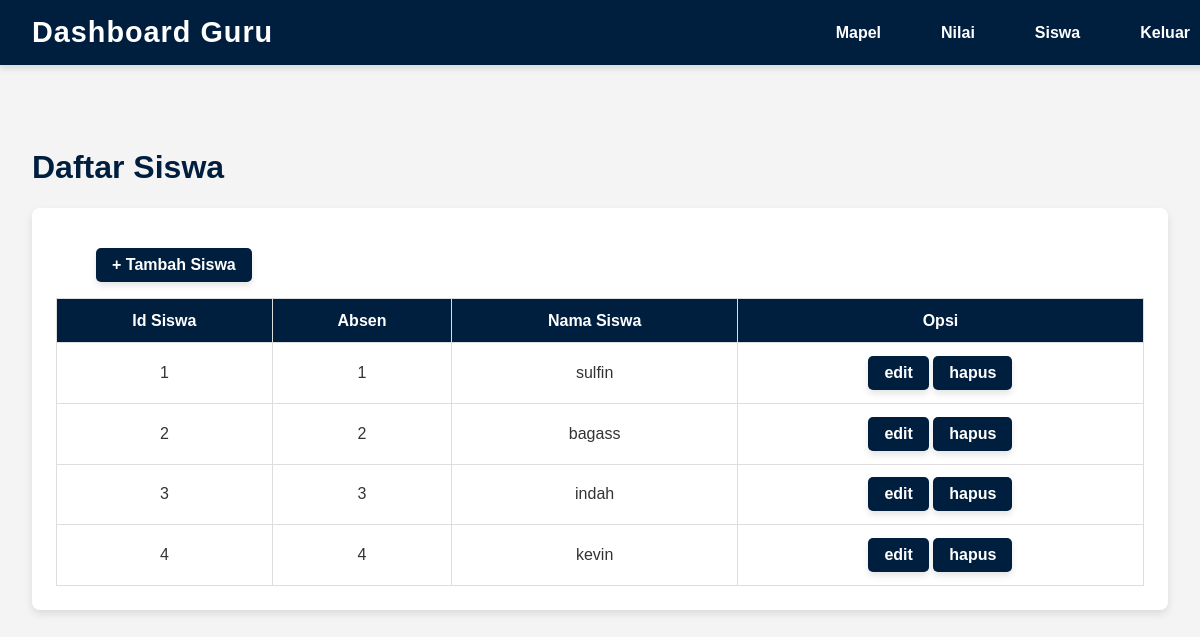
The app's page /siswa.php with its own data.
### tables this page shows
CREATE TABLE `siswa` (
  `id_siswa` int(11) NOT NULL,
  `absen` int(255) NOT NULL,
  `nama_siswa` varchar(255) NOT NULL
);

### siswa.php (the view, shortened to what this page needs)
<!DOCTYPE html>
<html lang="id">
<head>
</head>
<body>
    <header>
        <h1>Dashboard Guru</h1>
        <nav>
        <ul>
        <li><a href="mapel.php">Mapel</a></li>
                <li><a href="nilai.php">Nilai</a></li>
                <li><a href="siswa.php">Siswa</a></li>
                <li><a href="login.php">Keluar</a></li>
            </ul>
        </nav>
    </header>
    <main>
        <h1>Daftar Siswa</h1>
        <div class="data">
            <table>
                <ul>
                    <li> <a href="tambah_siswa.php">+ Tambah Siswa</a> </li>
                </ul>
                <tr>
                    <th>Id Siswa</th>
                    <th>Absen</th>
                    <th>Nama Siswa</th>
                    <th>Opsi</th>
                </tr>
                <?php
                include 'koneksi.php';
                $siakad = mysqli_query($conn, "SELECT * FROM siswa");
                while ($d = mysqli_fetch_array($siakad)) {
                    ?>
                    <tr>
                        <td><?php echo $d['id_siswa']; ?></td>
                        <td><?php echo $d['absen']; ?></td>
                        <td><?php echo $d['nama_siswa']; ?></td>
                        <td>
                            <a href="edit_siswa.php?id=<?php echo $d['id_siswa']; ?>">edit</a>
                            <a href="hapus_siswa.php?id=<?php echo $d['id_siswa']; ?>" onclick="return confirm('Apakah yakin ingin menghapus data siswa?')">hapus</a>
                        </td>
                    </tr>
                    <?php
                }
                ?>
            </table>
        </div>
    </main>
</body>
</html>

### siswa.php (style rules this page uses)
body { font-family: Arial, sans-serif; margin: 0; padding: 0; background-color: #f4f4f4; color: #333; animation: fadeIn 1s ease-in-out; opacity: 1; transition: opacity 0.5s ease-in-out; }
header { position: fixed; top: 0; left: 0; width: 98%; z-index: 1000; background-color: #001f3f; color: white; padding: 1rem 2rem; display: flex; justify-content: space-between; align-items: center; box-shadow: 0 4px 6px rgba(0, 0, 0, 0.1); animation: slideDown 1.2s ease-out; transition: transform 0.7s ease-in-out; }
header h1 { margin: 0; font-size: 1.8rem; letter-spacing: 1px; }
header nav ul { list-style: none; margin: 0; padding: 0; display: flex; gap: 1.5rem; }
header nav ul li a { color: white; text-decoration: none; font-weight: bold; font-size: 1rem; padding: 0.5rem 1rem; border: 2px solid transparent; border-radius: 5px; transition: all 0.3s ease-in-out; }
main { padding: 8rem 2rem 2rem; transition: transform 0.7s ease-in-out, opacity 0.7s ease-in-out; }
main h1 { color: #001f3f; animation: fadeInUp 1.5s ease-in-out; }
.data { background-color: #ffffff; padding: 1.5rem; border-radius: 8px; box-shadow: 0 4px 8px rgba(0, 0, 0, 0.1); animation: fadeInUp 1.5s ease-in-out; animation-delay: 1s; animation-fill-mode: both; }
.data table { width: 100%; border-collapse: collapse; margin-top: 1rem; }
.data table th, .data table td { padding: 0.8rem; text-align: center; border: 1px solid #ddd; }
.data table th { background-color: #001f3f; color: white; font-size: 1rem; animation: slideInFromSides 1.5s ease-out; animation-delay: 2s; animation-fill-mode: both; }
.data table tr { animation: alternateRow 1.2s ease-out; animation-fill-mode: both; }
.data table tr:nth-child(odd) { animation-name: slideInFromRight; animation-delay: 2.3s; }
.data table tr:nth-child(even) { animation-name: slideInFromLeft; animation-delay: 2.5s; }
.data ul li { list-style: none; }
.data a { display: inline-block; text-decoration: none; color: white; background-color: #001f3f; padding: 0.5rem 1rem; border-radius: 5px; font-weight: bold; transition: all 0.3s ease-in-out; box-shadow: 0 4px 6px rgba(0, 0, 0, 0.1); }

### records on screen
siswa: id_siswa "1", absen "1", nama_siswa "sulfin"
siswa: id_siswa "2", absen "2", nama_siswa "bagass"
siswa: id_siswa "3", absen "3", nama_siswa "indah"
siswa: id_siswa "4", absen "4", nama_siswa "kevin"
